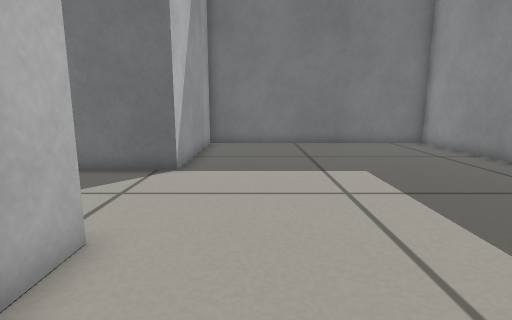
View 1 (above)

13 first-person views from a walk through a world built for the Gazebo simulator. The camera is 0.38 m above the floor, tilts 10° down and sees 80° across. The floor is counted in squares, 0.2 m on a side. Each view is taken from the middle of a square. On the plan, view 1 faces up. The plan holds only what a view shows up to about 17 squares ahead; the rest is blank.

View 2
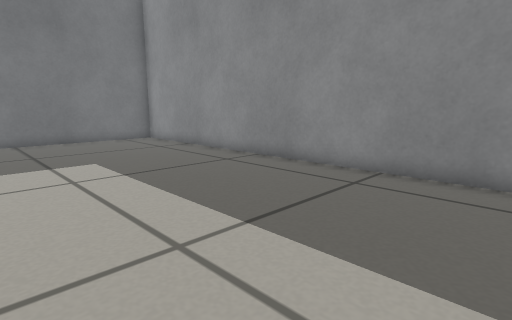

View 3
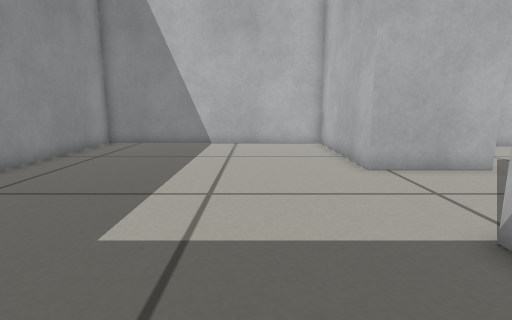

View 4
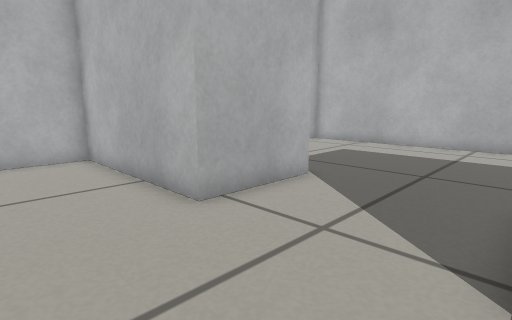

View 5
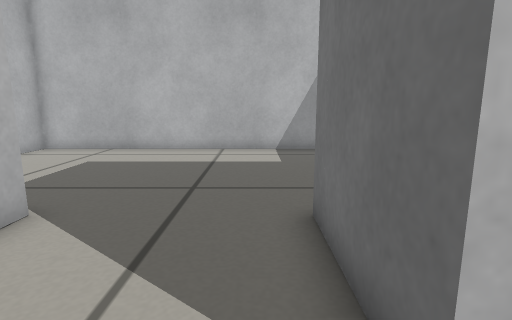

View 6
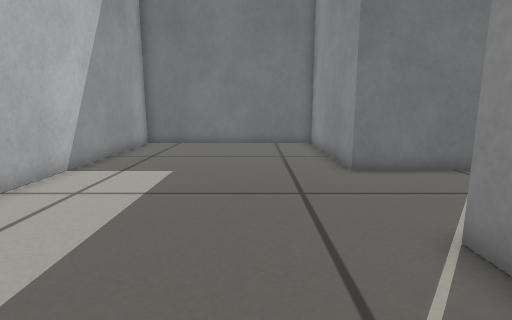

View 7
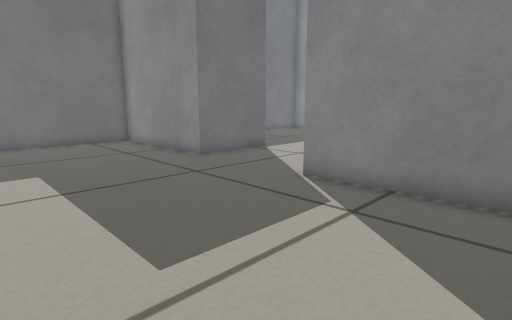

View 8
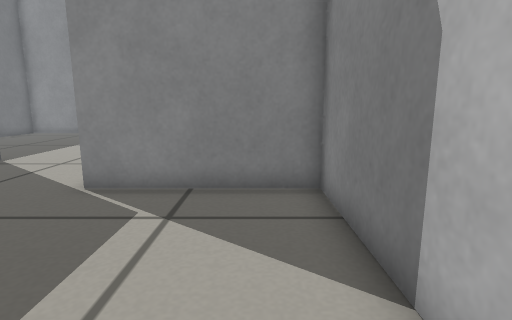

View 9
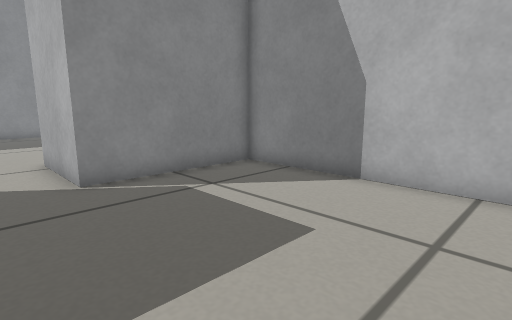

View 10
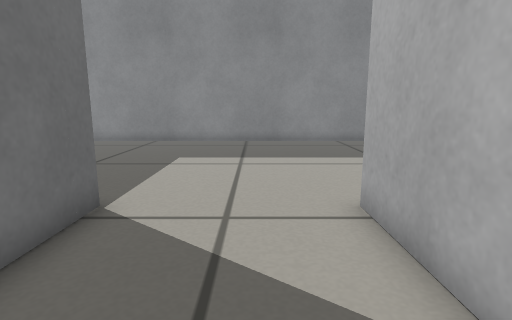

View 11
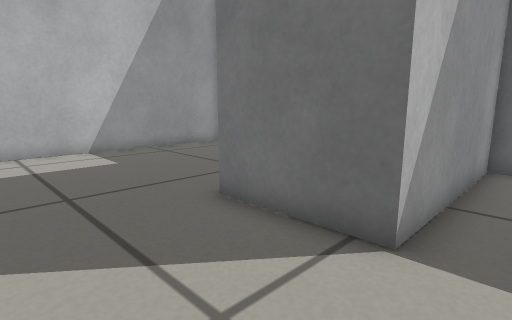

View 12
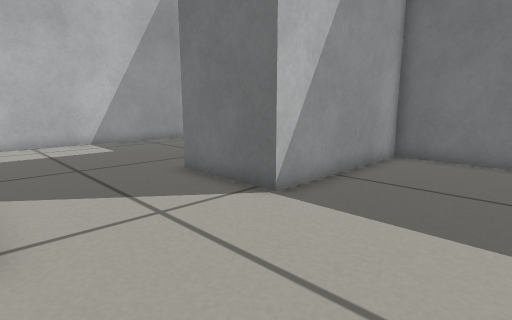

View 13
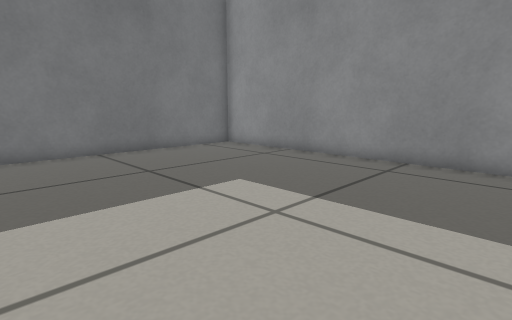

### Floor plan
Points are (right, up) in squares from view 1. A wall is a line through its corners. A room is listed if a view was taken in it or the views show most of it. See-through windows are left out.
Room 1 (views 1, 2, 3, 4, 5, 11, 12, 13)
walls: (-2.4, 4) (-2.4, -2.7) (8.6, -2.7) (8.6, 15.7) (-2.4, 15.7) (-2.4, 9)
ways out: opening at (-2.8, 6.5) to room 2
Room 2 (views 6, 7, 8, 9, 10)
walls: (-2.4, 9) (-6.1, 9) (-6.1, 15.7) (-14.6, 15.7) (-14.6, -1.5) (-6.1, -1.5) (-6.1, 4) (-2.4, 4)
ways out: opening at (-2.8, 6.5) to room 1

Where each view was taken, in squares from view 1:
view 1: 0 up, 0 right, facing up
view 2: 2 down, 0 right, facing up-right
view 3: 13 up, 1 right, facing down
view 4: 9 up, 1 right, facing down-left
view 5: 8 up, 1 left, facing left
view 6: 0 up, 9 left, facing up
view 7: 1 down, 13 left, facing up-right
view 8: 0 up, 13 left, facing right
view 9: 6 up, 14 left, facing down-right
view 10: 6 up, 8 left, facing right
view 11: 5 up, 1 left, facing up-left
view 12: 4 up, 2 right, facing up-left
view 13: 3 up, 2 left, facing up-right
